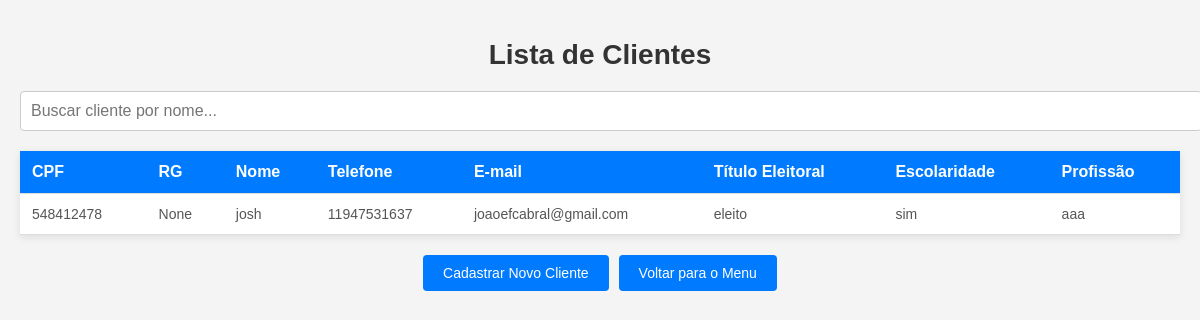
The app's page /clientes/ (signed in) with its own data.
### clientes/models.py (models this page shows, shortened)
class Cliente(models.Model):
    cpf = models.CharField(max_length=11, unique=True)
    rg= models.CharField(max_length=12, blank=True, null=True)
    nome = models.CharField(max_length=50)
    telefone = models.CharField(max_length=15)
    email = models.EmailField()
    titulo_eleitoral = models.CharField(max_length=12, blank=True, null=True)
    escolaridade = models.CharField(max_length=20, blank=True, null=True)
    profissao = models.CharField(max_length=30, blank=True, null=True)

### clientes/views.py (the view)
# urls.py: path('', views.lista_clientes, name='lista_clientes'),
@login_required
def lista_clientes(request):
    clientes = Cliente.objects.all()
    return render(request, 'lista_clientes.html', {'clientes': clientes})

### clientes/templates/lista_clientes.html (shortened to what this page needs)
<!DOCTYPE html>
<html lang="pt-br">
<head>
</head>
<body>
    <h1>Lista de Clientes</h1>
    <input type="text" id="busca" placeholder="Buscar cliente por nome...">
    <div id="resultados">
        <table>
            <thead>
                <tr>
                    <th>CPF</th>
                    <th>RG</th>
                    <th>Nome</th>
                    <th>Telefone</th>
                    <th>E-mail</th>
                    <th>Título Eleitoral</th>
                    <th>Escolaridade</th>
                    <th>Profissão</th>
                </tr>
            </thead>
            <tbody id="tabela-clientes">
                {% for cliente in clientes %}
                <tr>
                    <td>{{ cliente.cpf }}</td>
                    <td>{{ cliente.rg }}</td>
                    <td>{{ cliente.nome }}</td>
                    <td>{{ cliente.telefone }}</td>
                    <td>{{ cliente.email }}</td>
                    <td>{{ cliente.titulo_eleitoral }}</td>
                    <td>{{ cliente.escolaridade }}</td>
                    <td>{{ cliente.profissao }}</td>
                </tr>
                {% endfor %}
            </tbody>
        </table>
    </div>
    <div class="button-group">
        <a href="{% url 'cadastrar_cliente' %}">
            <button>Cadastrar Novo Cliente</button>
        </a>
        <a href="{% url 'menu_principal' %}">
            <button>Voltar para o Menu</button>
        </a>
    </div>
</body>
</html>

### clientes/templates/lista_clientes.html (style rules this page uses)
body { font-family: Arial, sans-serif; background-color: #f4f4f4; margin: 0; padding: 20px; }
h1 { text-align: center; color: #333; font-size: 28px; margin-bottom: 20px; }
input[type="text"] { width: 100%; padding: 10px; font-size: 16px; margin-bottom: 20px; border: 1px solid #ccc; border-radius: 4px; }
table { width: 100%; border-collapse: collapse; margin-bottom: 20px; background-color: #fff; box-shadow: 0 2px 8px rgba(0, 0, 0, 0.1); }
th, td { padding: 12px; text-align: left; border-bottom: 1px solid #ddd; }
th { background-color: #007bff; color: white; font-size: 16px; }
td { font-size: 14px; color: #555; }
a { text-decoration: none; color: #007bff; font-weight: bold; }
button { padding: 10px 20px; font-size: 14px; color: white; background-color: #007bff; border: none; border-radius: 4px; cursor: pointer; }
.button-group { display: flex; justify-content: center; gap: 10px; }
.button-group a { display: inline-block; }

### records on screen
Cliente: cpf "548412478", rg "None", nome "josh", telefone "11947531637", email "joaoefcabral@gmail.com", titulo_eleitoral "eleito", escolaridade "sim", profissao "aaa"
